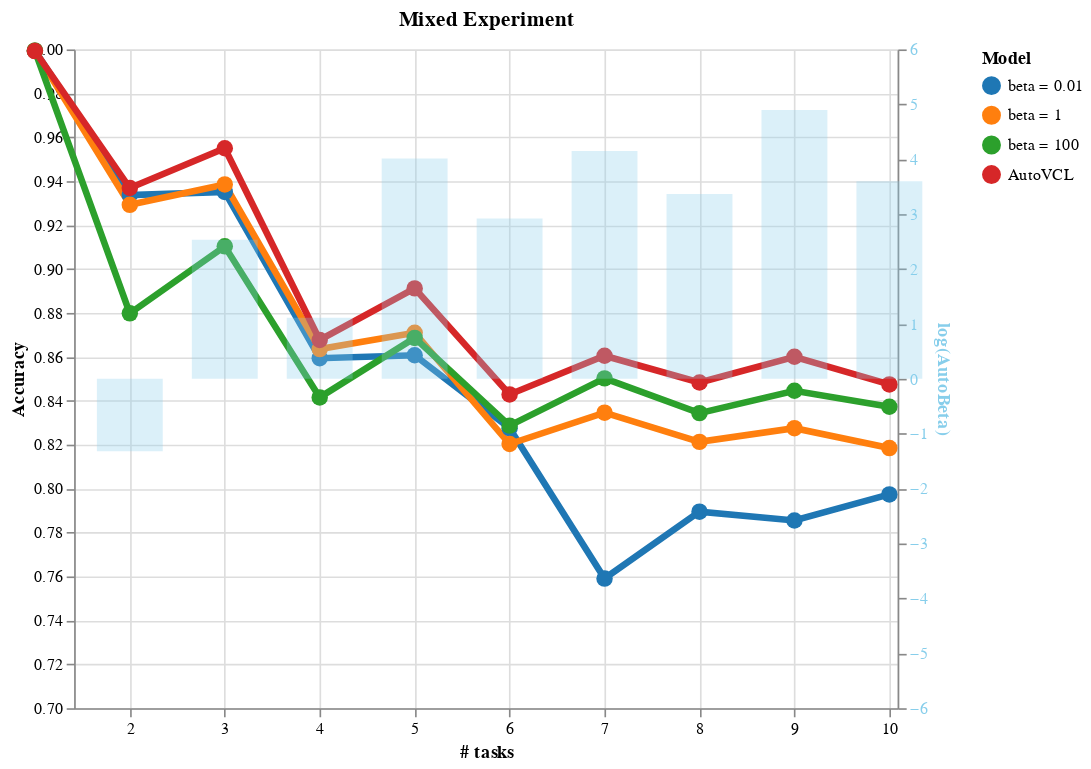

Notebook cell for this chart:
### Code cell
mixed_chart = plot_trends_with_autovcl([mixed_trends_1, mixed_trends_2, mixed_trends_3, mixed_trends_4], mixed_betas,title='Mixed Experiment',lower=0.7)
mixed_chart

### Figure 1 — Vega-Lite specification as saved in the notebook (floating-point values rounded to 4 significant figures)
{"config": {"view": {"continuousWidth": 400, "continuousHeight": 300}}, "layer": [{"data": {"name": "data-8d914381b487752493e4d6d757339aeb"}, "mark": {"type": "line", "point": {"size": 100}, "strokeWidth": 4}, "encoding": {"color": {"field": "Series", "legend": {"title": "Model"}, "scale": {"scheme": "category10"}, "sort": ["beta = 0.01", "beta = 1", "beta = 100", "AutoVCL"], "type": "nominal"}, "tooltip": [{"field": "# of tasks", "type": "quantitative"}, {"field": "Values", "type": "quantitative"}, {"field": "Series", "type": "nominal"}], "x": {"axis": {"values": [1, 2, 3, 4, 5, 6, 7, 8, 9, 10]}, "field": "# of tasks", "scale": {"domain": [1.5, 10]}, "title": "# tasks", "type": "quantitative"}, "y": {"axis": {"grid": true}, "field": "Values", "scale": {"domain": [0.7, 1]}, "title": "Accuracy", "type": "quantitative"}}}, {"data": {"name": "data-77f13129e2fe757fbd8ba1832fb62517"}, "mark": {"type": "bar", "color": "skyblue", "opacity": 0.3, "width": 40}, "encoding": {"tooltip": [{"field": "# of tasks", "type": "quantitative"}, {"field": "AutoBeta", "type": "quantitative"}], "x": {"axis": {"values": [1, 2, 3, 4, 5, 6, 7, 8, 9]}, "field": "# of tasks", "scale": {"domain": [1.5, 10]}, "title": "# tasks", "type": "quantitative"}, "y": {"axis": {"labelColor": "skyblue", "titleColor": "skyblue"}, "field": "AutoBeta", "scale": {"domain": [-6, 6]}, "title": "log(AutoBeta)", "type": "quantitative"}}}], "height": 400, "resolve": {"scale": {"y": "independent"}}, "title": "Mixed Experiment", "width": 500, "$schema": "https://vega.github.io/schema/vega-lite/v4.17.0.json", "datasets": {"data-8d914381b487752493e4d6d757339aeb": [{"# of tasks": 1, "Series": "beta = 0.01", "Values": 0.9994}, {"# of tasks": 2, "Series": "beta = 0.01", "Values": 0.9337}, {"# of tasks": 3, "Series": "beta = 0.01", "Values": 0.9351}, {"# of tasks": 4, "Series": "beta = 0.01", "Values": 0.8594}, {"# of tasks": 5, "Series": "beta = 0.01", "Values": 0.8607}, {"# of tasks": 6, "Series": "beta = 0.01", "Values": 0.8275}, {"# of tasks": 7, "Series": "beta = 0.01", "Values": 0.759}, {"# of tasks": 8, "Series": "beta = 0.01", "Values": 0.7895}, {"# of tasks": 9, "Series": "beta = 0.01", "Values": 0.7855}, {"# of tasks": 10, "Series": "beta = 0.01", "Values": 0.7973}, {"# of tasks": 1, "Series": "beta = 1", "Values": 0.9994}, {"# of tasks": 2, "Series": "beta = 1", "Values": 0.9292}, {"# of tasks": 3, "Series": "beta = 1", "Values": 0.9385}, {"# of tasks": 4, "Series": "beta = 1", "Values": 0.8635}, {"# of tasks": 5, "Series": "beta = 1", "Values": 0.871}, {"# of tasks": 6, "Series": "beta = 1", "Values": 0.8203}, {"# of tasks": 7, "Series": "beta = 1", "Values": 0.8346}, {"# of tasks": 8, "Series": "beta = 1", "Values": 0.8213}, {"# of tasks": 9, "Series": "beta = 1", "Values": 0.8275}, {"# of tasks": 10, "Series": "beta = 1", "Values": 0.8185}, {"# of tasks": 1, "Series": "beta = 100", "Values": 0.9994}, {"# of tasks": 2, "Series": "beta = 100", "Values": 0.8798}, {"# of tasks": 3, "Series": "beta = 100", "Values": 0.9103}, {"# of tasks": 4, "Series": "beta = 100", "Values": 0.8415}, {"# of tasks": 5, "Series": "beta = 100", "Values": 0.8686}, {"# of tasks": 6, "Series": "beta = 100", "Values": 0.8287}, {"# of tasks": 7, "Series": "beta = 100", "Values": 0.8502}, {"# of tasks": 8, "Series": "beta = 100", "Values": 0.8344}, {"# of tasks": 9, "Series": "beta = 100", "Values": 0.8446}, {"# of tasks": 10, "Series": "beta = 100", "Values": 0.8373}, {"# of tasks": 1, "Series": "AutoVCL", "Values": 0.9992}, {"# of tasks": 2, "Series": "AutoVCL", "Values": 0.9369}, {"# of tasks": 3, "Series": "AutoVCL", "Values": 0.955}, {"# of tasks": 4, "Series": "AutoVCL", "Values": 0.8677}, {"# of tasks": 5, "Series": "AutoVCL", "Values": 0.8912}, {"# of tasks": 6, "Series": "AutoVCL", "Values": 0.8429}, {"# of tasks": 7, "Series": "AutoVCL", "Values": 0.8605}, {"# of tasks": 8, "Series": "AutoVCL", "Values": 0.8483}, {"# of tasks": 9, "Series": "AutoVCL", "Values": 0.86}, {"# of tasks": 10, "Series": "AutoVCL", "Values": 0.8474}], "data-77f13129e2fe757fbd8ba1832fb62517": [{"# of tasks": 1, "beta = 0.01": 0.9994, "beta = 1": 0.9994, "beta = 100": 0.9994, "AutoVCL": 0.9992, "AutoBeta": null}, {"# of tasks": 2, "beta = 0.01": 0.9337, "beta = 1": 0.9292, "beta = 100": 0.8798, "AutoVCL": 0.9369, "AutoBeta": -1.321}, {"# of tasks": 3, "beta = 0.01": 0.9351, "beta = 1": 0.9385, "beta = 100": 0.9103, "AutoVCL": 0.955, "AutoBeta": 2.534}, {"# of tasks": 4, "beta = 0.01": 0.8594, "beta = 1": 0.8635, "beta = 100": 0.8415, "AutoVCL": 0.8677, "AutoBeta": 1.111}, {"# of tasks": 5, "beta = 0.01": 0.8607, "beta = 1": 0.871, "beta = 100": 0.8686, "AutoVCL": 0.8912, "AutoBeta": 4.011}, {"# of tasks": 6, "beta = 0.01": 0.8275, "beta = 1": 0.8203, "beta = 100": 0.8287, "AutoVCL": 0.8429, "AutoBeta": 2.921}, {"# of tasks": 7, "beta = 0.01": 0.759, "beta = 1": 0.8346, "beta = 100": 0.8502, "AutoVCL": 0.8605, "AutoBeta": 4.151}, {"# of tasks": 8, "beta = 0.01": 0.7895, "beta = 1": 0.8213, "beta = 100": 0.8344, "AutoVCL": 0.8483, "AutoBeta": 3.366}, {"# of tasks": 9, "beta = 0.01": 0.7855, "beta = 1": 0.8275, "beta = 100": 0.8446, "AutoVCL": 0.86, "AutoBeta": 4.895}, {"# of tasks": 10, "beta = 0.01": 0.7973, "beta = 1": 0.8185, "beta = 100": 0.8373, "AutoVCL": 0.8474, "AutoBeta": 3.6}]}}
